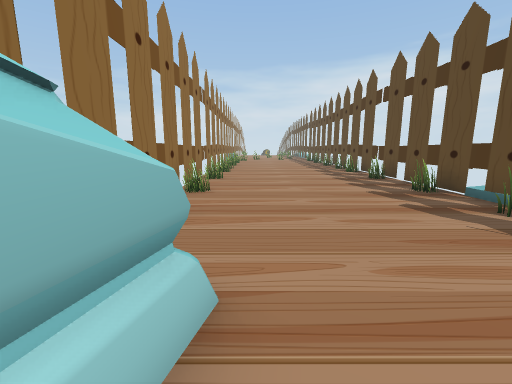
View 1 (above)

16 first-person views from a walk through a scene from a Unity 3-D project. The camera is 1.2 m above the floor, tilts 10° down and sees 90° across. The floor is counted in squares, 1 m on a side. Each view is taken from the middle of a square. On the plan, view 1 faces up. The plan holds only what a view shows up to about 12 squares ahead; the rest is blank. The place goes on beyond the plan.

View 2
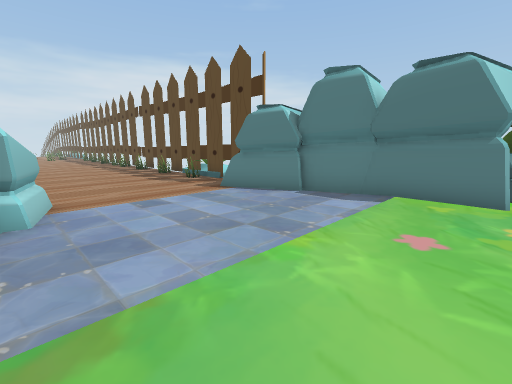

View 3
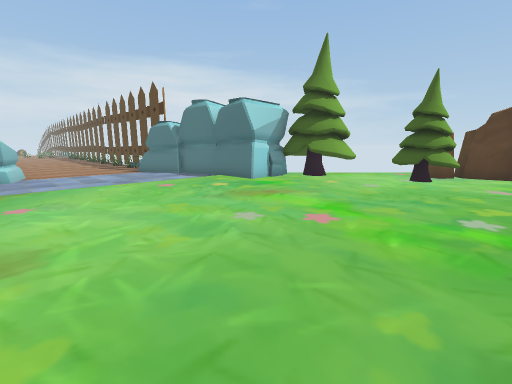

View 4
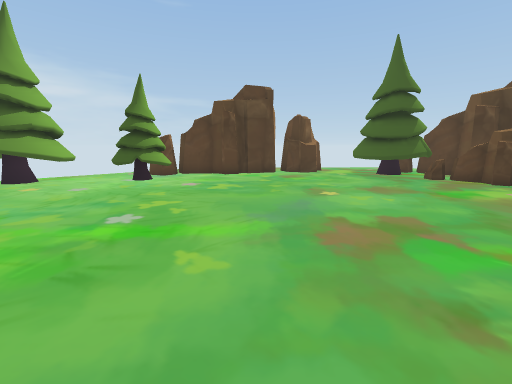

View 5
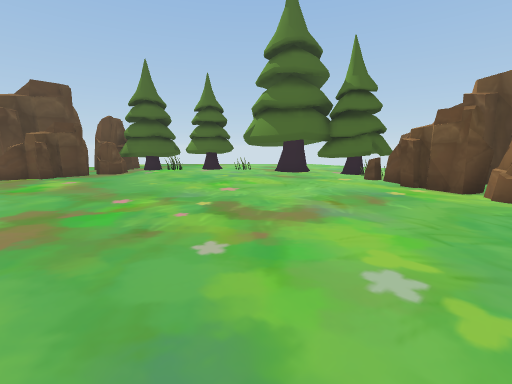

View 6
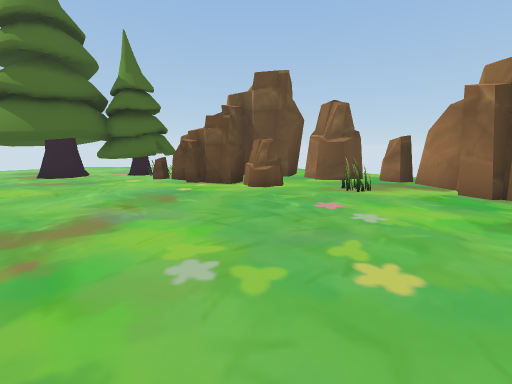

View 7
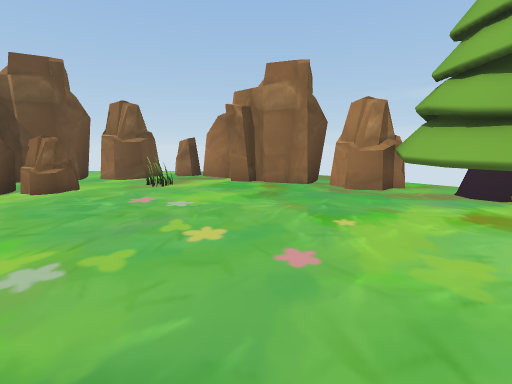

View 8
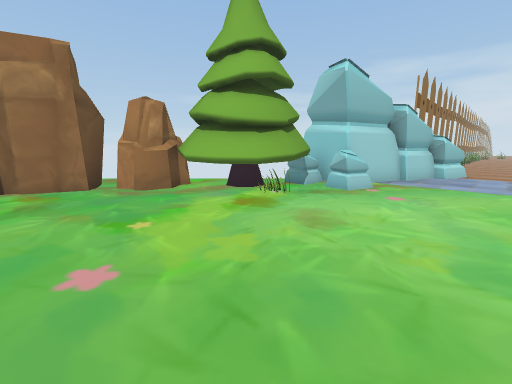

View 9
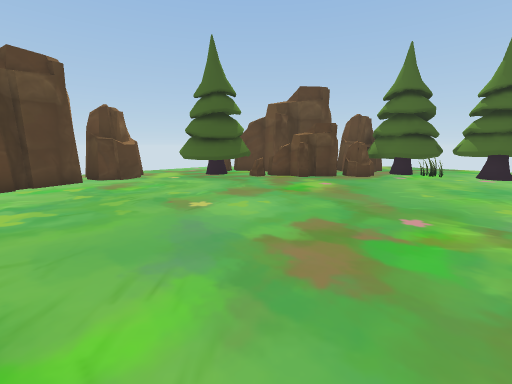

View 10
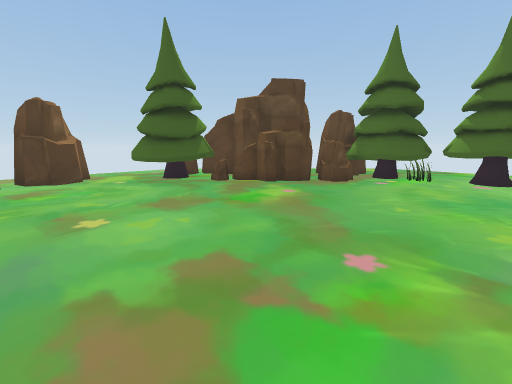

View 11
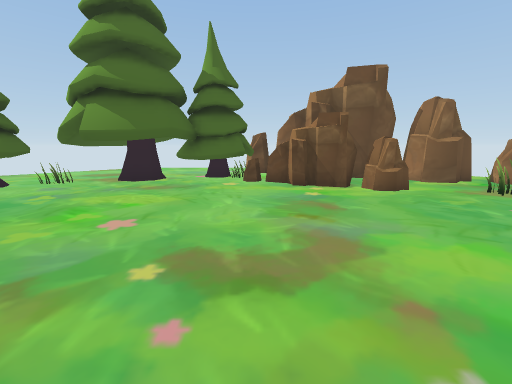

View 12
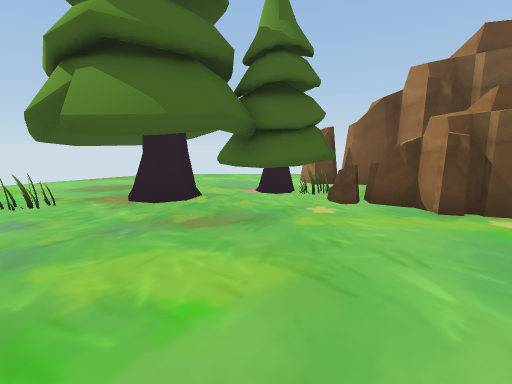

View 13
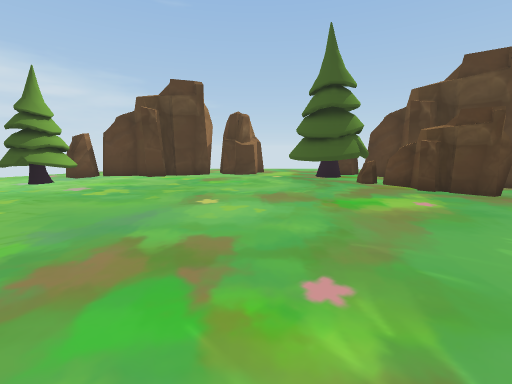

View 14
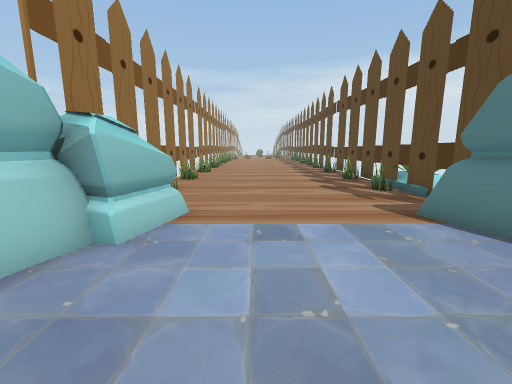

View 15
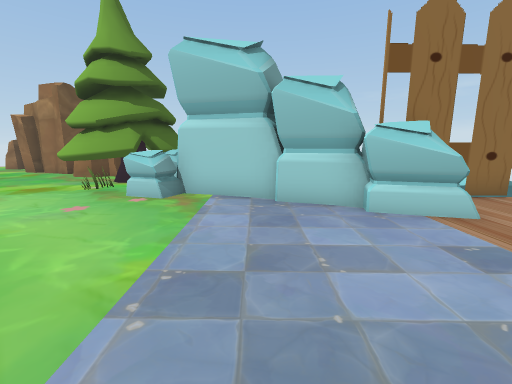

View 16
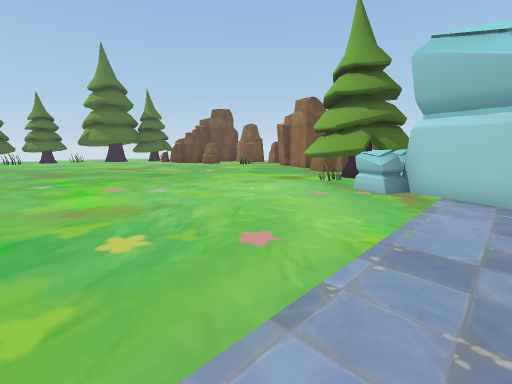

### Floor plan
Key: @ floor where view 1 was taken; # wall or solid block; x gap in a wall; . floor; = window, fence, low wall or low ledge; ^ raised ledge; O other object.
Columns run from 10 left of view 1 to 15 right of it. Each row starts with its distance up from view 1.
  9         #.......#
  8         #.......#
  7         O......O
  6         #.......O
  5         #......OO
  4        OO......OO
  3         #.......#
  2         ##.....##
  1         ##.....#
  0         ##@....##
 -1         #......##
 -2        ##.......#
 -3        #........#
 -4       ##=.......#
 -5        #^.......###
 -6       ##..........##
 -7      ###..........##
 -8    ####................
 -9   ###..............##..
-10   #................####
-11   #...................#
-12   #...................#
-13 ###...................#
-14 #.....................##
-15 #..=...................#.
-16 x......................##
-17  #..O..................#
-18  #..O.....................
-19 ###.OO..............###...
-20   #  O..............###
-21   ## O.............OO##
-22   ##.##...........OO###
-23   ########.......OO ##
-24    ##   ###.....OO

Where each view was taken, in squares from view 1:
view 1: 0 up, 0 right, facing up
view 2: 5 down, 1 left, facing up-right
view 3: 12 down, 1 left, facing up-right
view 4: 14 down, 0 right, facing right
view 5: 12 down, 0 right, facing down
view 6: 12 down, 0 right, facing down-left
view 7: 12 down, 1 right, facing left
view 8: 12 down, 1 right, facing up-left
view 9: 13 down, 2 right, facing down-right
view 10: 15 down, 2 right, facing down-right
view 11: 15 down, 2 right, facing down-left
view 12: 19 down, 1 right, facing down-left
view 13: 17 down, 1 right, facing right
view 14: 3 down, 1 right, facing up
view 15: 2 down, 4 right, facing left
view 16: 2 down, 5 right, facing down-left
